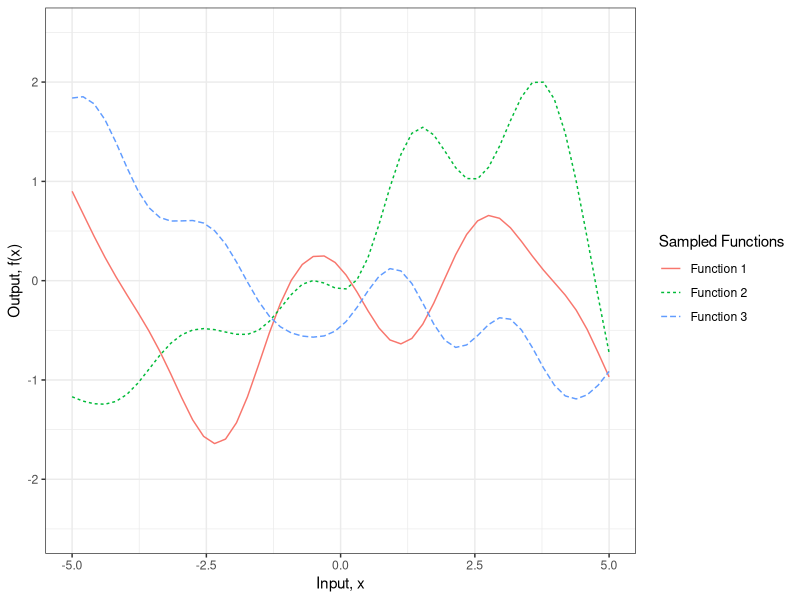
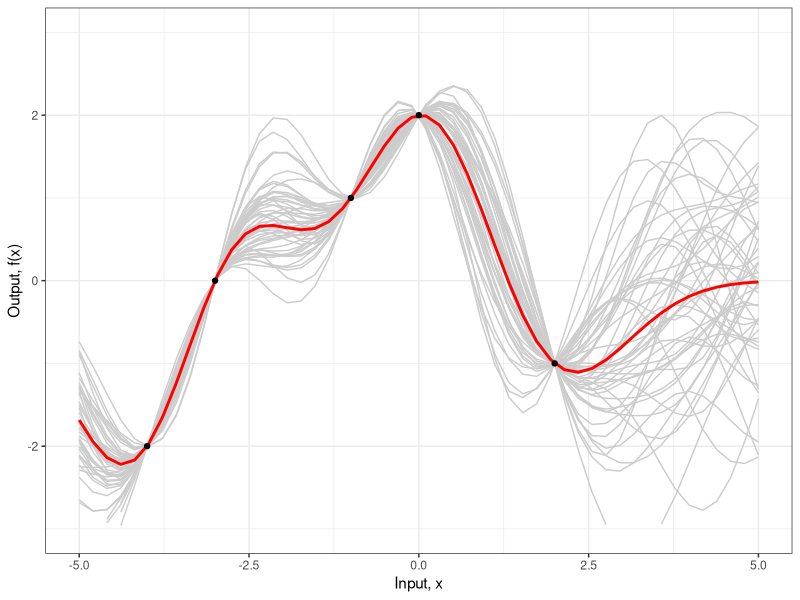
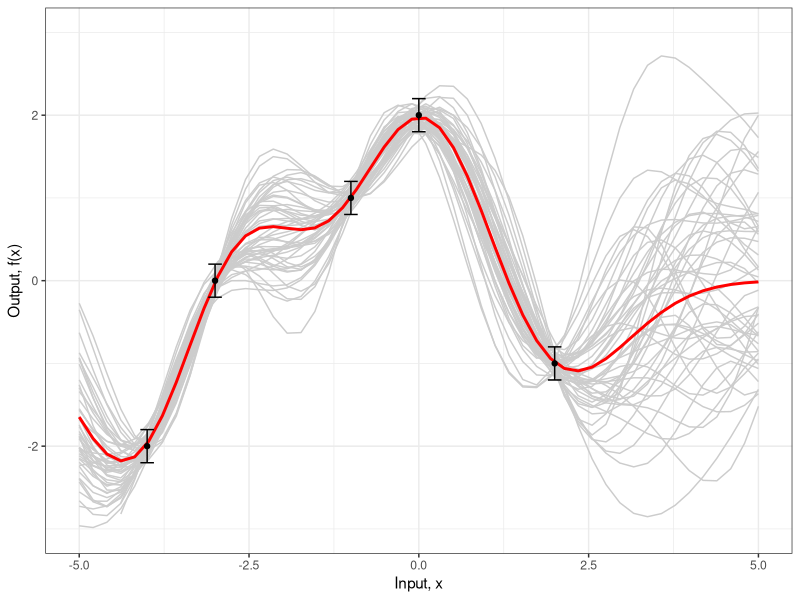

Reproduce these figures in R, in order.
# Demo of Gaussian process regression with R
# 2018-10-4

# Chapter 2 of Rasmussen and Williams's book `Gaussian Processes
# for Machine Learning' provides a detailed explanation of the
# math for Gaussian process regression.  It doesn't provide
# much in the way of code though.  This Gist is a brief demo
# of the basic elements of Gaussian process regression, as
# described on pages 13 to 16.


# Load in the required libraries for data manipulation
# and multivariate normal distribution
require(MASS)
require(tidyverse)

# Set a seed for repeatable plots
set.seed(12345)

# Calculates the covariance matrix sigma using a
# simplified version of the squared exponential function.
#
# Although the nested loops are ugly, I've checked and it's about
# 30% faster than a solution using expand.grid() and apply()
#
# Parameters:
#	X1, X2 = vectors
# 	l = the scale length parameter
# Returns:
# 	a covariance matrix
calcSigma <- function(X1,X2,l=1) {
  Sigma <- matrix(rep(0, length(X1)*length(X2)), nrow=length(X1))
  for (i in 1:nrow(Sigma)) {
    for (j in 1:ncol(Sigma)) {
      Sigma[i,j] <- exp(-0.5*(abs(X1[i]-X2[j])/l)^2)
    }
  }
  return(Sigma)
}

# 1. Plot some sample functions from the Gaussian process
# as shown in Figure 2.2(a)

# Define the points at which we want to define the functions
x.star <- seq(-5,5,len=50)

# Calculate the covariance matrix
sigma <- calcSigma(x.star,x.star)

# Generate a number of functions from the process
n.samples <- 3
values <- matrix(rep(0,length(x.star)*n.samples), ncol=n.samples)
for (i in 1:n.samples) {
  # Each column represents a sample from a multivariate normal distribution
  # with zero mean and covariance sigma
  values[,i] <- mvrnorm(1, rep(0, length(x.star)), sigma)
}
values <- cbind(x=x.star,as.data.frame(values))
names(values) <- c("x","Function 1","Function 2","Function 3")
values <- values %>% 
  gather(key="Sampled Functions",value=y, `Function 1`:`Function 3`)

# Plot the result
ggplot(values,aes(x=x,y=y)) +
  geom_line(aes(group=`Sampled Functions`, linetype=`Sampled Functions`, color=`Sampled Functions`)) +
  theme_bw() +
  scale_y_continuous(lim=c(-2.5,2.5), name="Output, f(x)") +
  xlab("Input, x")

# 2. Now let's assume that we have some known data points;
# this is the case of Figure 2.2(b). In the book, the notation 'f'
# is used for f$y below.  I've done this to make the ggplot code
# easier later on.
f <- data.frame(x=c(-4,-3,-1,0,2),
                y=c(-2,0,1,2,-1))

# Calculate the covariance matrices
# using the same x.star values as above
x <- f$x
k.xx <- calcSigma(x,x)
k.xxs <- calcSigma(x,x.star)
k.xsx <- calcSigma(x.star,x)
k.xsxs <- calcSigma(x.star,x.star)

# These matrix calculations correspond to equation (2.19)
# in the book.
f.star.bar <- k.xsx%*%solve(k.xx)%*%f$y
cov.f.star <- k.xsxs - k.xsx%*%solve(k.xx)%*%k.xxs

# This time we'll plot more samples.  We could of course
# simply plot a +/- 2 standard deviation confidence interval
# as in the book but I want to show the samples explicitly here.
n.samples <- 50
values <- matrix(rep(0,length(x.star)*n.samples), ncol=n.samples)
for (i in 1:n.samples) {
  values[,i] <- mvrnorm(1, f.star.bar, cov.f.star)
}
values <- cbind(x=x.star,as.data.frame(values))
values <- values %>% 
  gather(key="Sampled Functions",value=y, V1:V50)


# Plot the results including the mean function
# and constraining data points
ggplot(values,aes(x=x,y=y)) +
  geom_line(aes(group=`Sampled Functions`), colour="grey80") +
  geom_line(data=data.frame(x.star=x.star,f.star.bar=f.star.bar),
            aes(x=x.star,y=f.star.bar),colour="red", size=1) + 
  geom_point(data=f,aes(x=x,y=y)) +
  theme_bw() +
  scale_y_continuous(lim=c(-3,3), name="Output, f(x)") +
  xlab("Input, x")

# 3. Now assume that each of the observed data points have some
# normally-distributed noise.

# The standard deviation of the noise
sigma.n <- 0.1

# Recalculate the mean and covariance functions
f.bar.star <- k.xsx%*%solve(k.xx + sigma.n^2*diag(1, ncol(k.xx)))%*%f$y
cov.f.star <- k.xsxs - k.xsx%*%solve(k.xx + sigma.n^2*diag(1, ncol(k.xx)))%*%k.xxs

# Recalulate the sample functions
values <- matrix(rep(0,length(x.star)*n.samples), ncol=n.samples)
for (i in 1:n.samples) {
  values[,i] <- mvrnorm(1, f.bar.star, cov.f.star)
}
values <- cbind(x=x.star,as.data.frame(values))
values <- values %>% 
  gather(key="Sampled Functions",value=y, V1:V50)

# Plot the result, including error bars on the observed points
ggplot(values, aes(x=x,y=y)) + 
  geom_line(aes(group=`Sampled Functions`), colour="grey80") +
  geom_line(data=data.frame(x.star=x.star,f.star.bar=f.star.bar),
            aes(x=x.star,y=f.bar.star),colour="red", size=1) + 
  geom_errorbar(data=f %>% 
                  mutate(ymin=y-2*sigma.n,
                         ymax=y+2*sigma.n),
                aes(x=x,ymin=ymin, ymax=ymax), width=0.2) +
  geom_point(data=f,aes(x=x,y=y)) +
  theme_bw() +
  scale_y_continuous(lim=c(-3,3), name="Output, f(x)") +
  xlab("Input, x")
